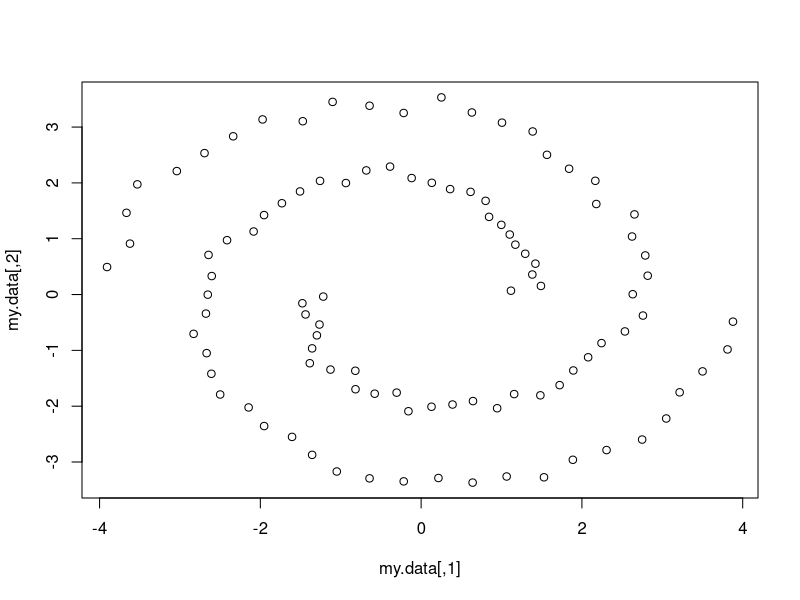
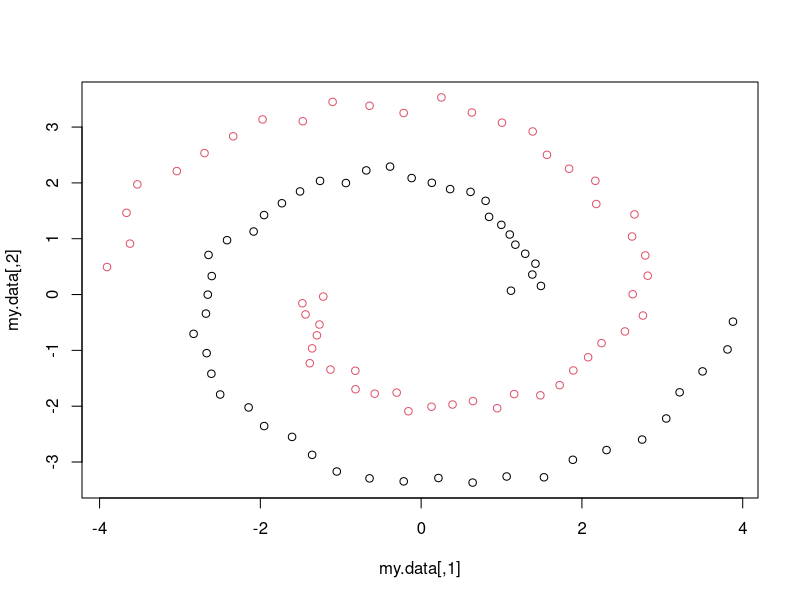

R code for these plots, in order:
library(mlbench)
library(stats)

set.seed(111)
obj <- mlbench.spirals(100,1,0.025)
my.data <-  4 * obj$x
plot(my.data)


make.affinity <- function(my.data,n.neighboors=2,k=2) {
  
  Nrow <- nrow(my.data)
  
  Similar <- matrix(rep(NA,Nrow^2), ncol=Nrow)
  
  for(i in 1:Nrow) {
    for(j in 1:Nrow) {
      Similar[i,j] <- exp(- 1 * norm(as.matrix(my.data[i,]-my.data[j,]), type="F"))
    }
  }
  #S <- make.similarity(my.data)
  
  N <- length(Similar[,1])
  
  if (n.neighboors >= N) {  # fully connected
    Affinity <- Similar
  } else {
    Affinity <- matrix(rep(0,N^2), ncol=N)
    for(i in 1:N) { # for each line
      # only connect to those points with larger similarity 
      best.similarities <- sort(Similar[i,], decreasing=TRUE)[1:n.neighboors]
      for (s in best.similarities) {
        j <- which(Similar[i,] == s)
        Affinity[i,j] <- Similar[i,j]
        Affinity[j,i] <- Similar[i,j] # to make an undirected graph, ie, the matrix becomes symmetric
      }
    }
  }
  
  D = diag(apply(Affinity,1,sum))
  
  U = D - Affinity
  evL <- eigen(U, symmetric=TRUE)
  Z   <- evL$vectors[,(ncol(evL$vectors)-k+1):ncol(evL$vectors)]
  km <- kmeans(Z, centers=k, nstart=5)
  
  return(km)  
}

A <- make.affinity(my.data,3,2) 


plot(my.data, col=A$cluster)
